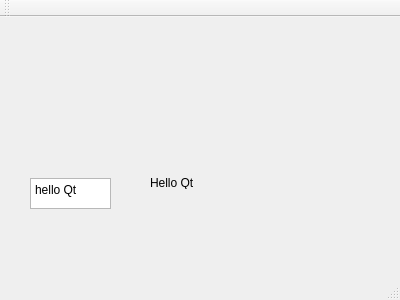
<?xml version="1.0" encoding="UTF-8"?>
<ui version="4.0">
 <class>MainWindow</class>
 <widget class="QMainWindow" name="MainWindow">
  <property name="geometry">
   <rect>
    <x>0</x>
    <y>0</y>
    <width>400</width>
    <height>300</height>
   </rect>
  </property>
  <property name="windowTitle">
   <string>MainWindow</string>
  </property>
  <widget class="QWidget" name="centralWidget">
   <widget class="QTextBrowser" name="textBrowser">
    <property name="geometry">
     <rect>
      <x>30</x>
      <y>161</y>
      <width>81</width>
      <height>31</height>
     </rect>
    </property>
    <property name="html">
     <string>&lt;!DOCTYPE HTML PUBLIC &quot;-//W3C//DTD HTML 4.0//EN&quot; &quot;http://www.w3.org/TR/REC-html40/strict.dtd&quot;&gt;
&lt;html&gt;&lt;head&gt;&lt;meta name=&quot;qrichtext&quot; content=&quot;1&quot; /&gt;&lt;style type=&quot;text/css&quot;&gt;
p, li { white-space: pre-wrap; }
&lt;/style&gt;&lt;/head&gt;&lt;body style=&quot; font-family:'MS UI Gothic'; font-size:9pt; font-weight:400; font-style:normal;&quot;&gt;
&lt;p style=&quot; margin-top:0px; margin-bottom:0px; margin-left:0px; margin-right:0px; -qt-block-indent:0; text-indent:0px;&quot;&gt;hello Qt&lt;/p&gt;&lt;/body&gt;&lt;/html&gt;</string>
    </property>
   </widget>
   <widget class="QLabel" name="label">
    <property name="geometry">
     <rect>
      <x>150</x>
      <y>160</y>
      <width>50</width>
      <height>12</height>
     </rect>
    </property>
    <property name="text">
     <string>Hello Qt</string>
    </property>
   </widget>
  </widget>
  <widget class="QMenuBar" name="menuBar">
   <property name="geometry">
    <rect>
     <x>0</x>
     <y>0</y>
     <width>400</width>
     <height>24</height>
    </rect>
   </property>
  </widget>
  <widget class="QToolBar" name="mainToolBar">
   <attribute name="toolBarArea">
    <enum>TopToolBarArea</enum>
   </attribute>
   <attribute name="toolBarBreak">
    <bool>false</bool>
   </attribute>
  </widget>
  <widget class="QStatusBar" name="statusBar"/>
 </widget>
 <layoutdefault spacing="6" margin="11"/>
 <resources/>
 <connections/>
</ui>
